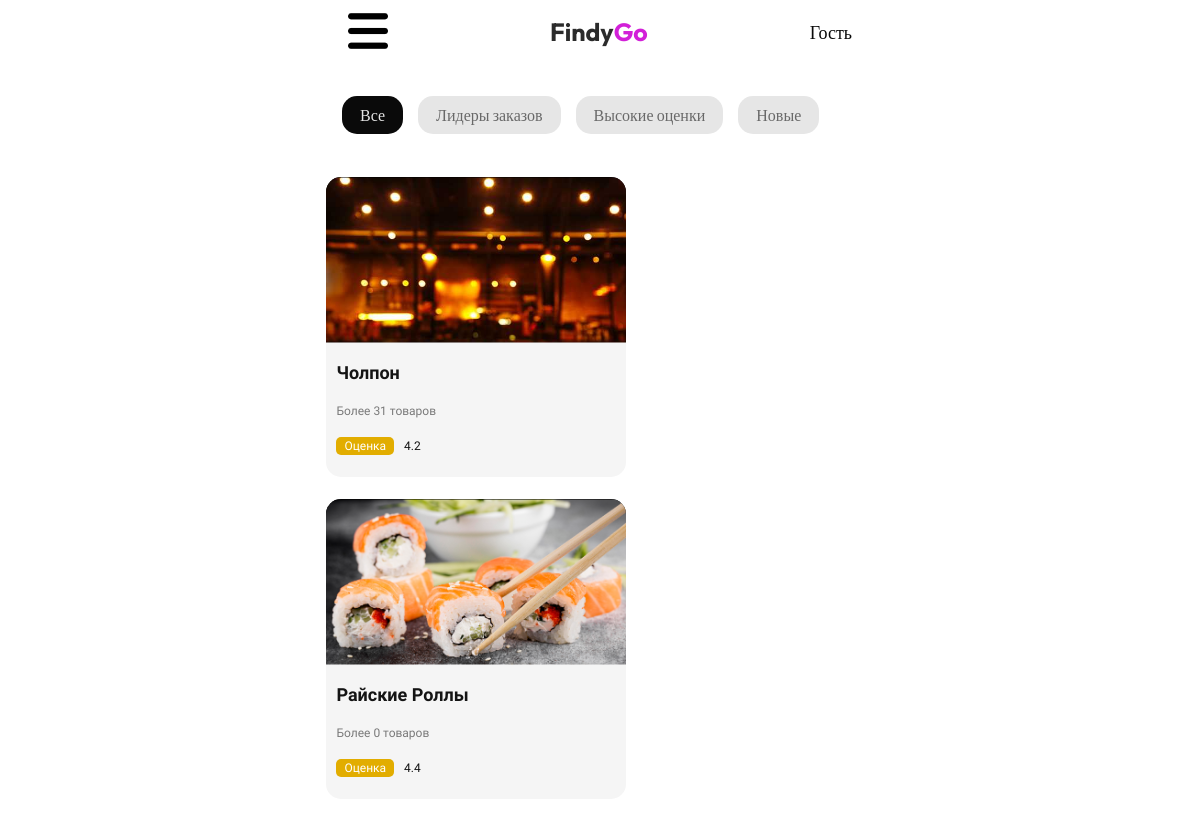
Page /category/Food/ (upper part) on the earlier database version.
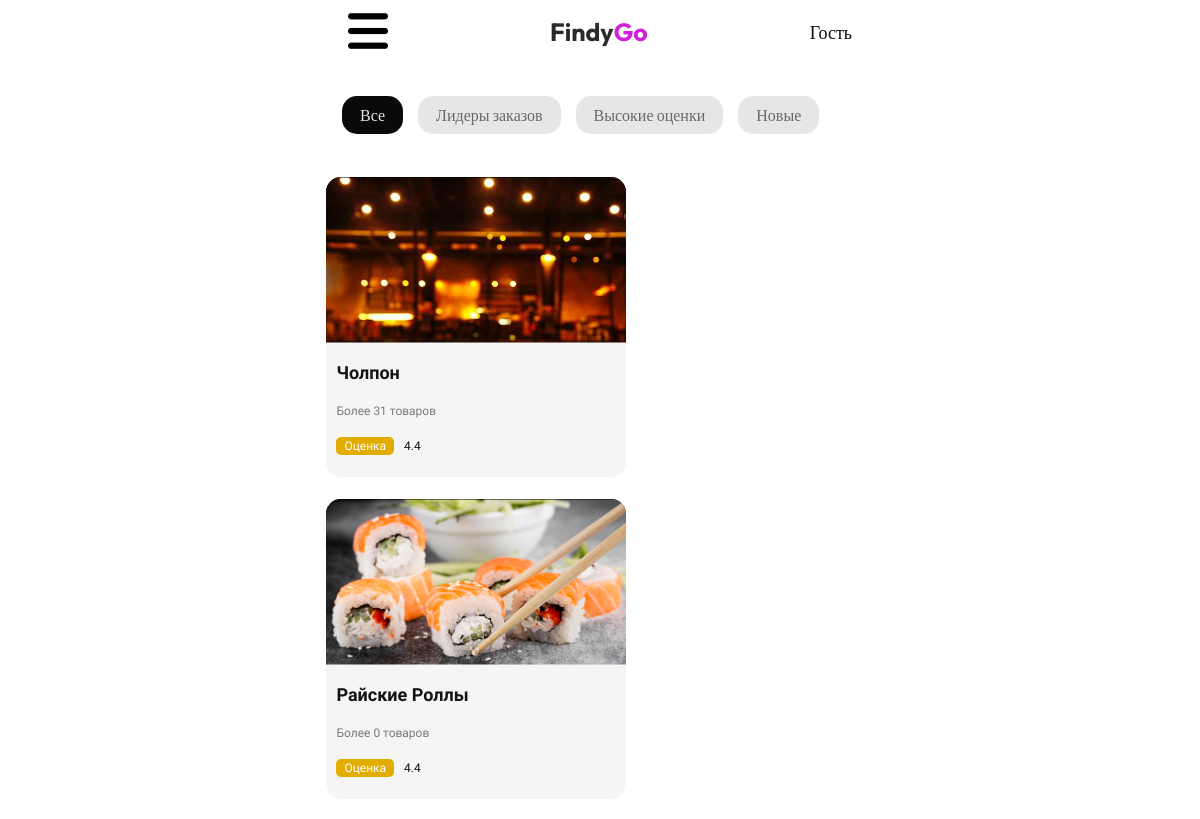
Same page on the later database version.
### account/models.py (models this page shows, shortened)
class CustomUser(AbstractUser):
    city = models.CharField(
        max_length=50,
        choices=CITY,
        default="Неизвестно"
    )
    USER_TYPES = [
        ('ordinary_user', 'Обычный пользователь'),
        ('food_user', 'Пользователь еда'),
        ('shop_user', 'Пользователь магазин'),
        ('taxi_user', 'Водитель такси'),
        ('courier_user', 'Водитель курьер'),
        ('taxi_company_user', 'Владелец таксопарк'),
    ]
    user_type = models.CharField(max_length=20, choices=USER_TYPES, default='ordinary_user')
    user_name = models.CharField(max_length=25, blank=True, null=True)
    user_description = models.CharField(max_length=500, default=description_txt, blank=True, null=True)
    user_phone_number = models.DecimalField(max_digits=9, decimal_places=0, blank=True, null=True)
    user_phone_number2 = models.DecimalField(max_digits=9, decimal_places=0, blank=True, null=True)
    user_mbank_qr = models.ImageField(upload_to=user_mbank_qr_path, blank=True, null=True)
    user_rsk_qr = models.ImageField(upload_to=user_rsk_qr_path, blank=True, null=True)
    user_mbank_link = models.CharField(max_length=500, blank=True, null=True)
    user_obank_link = models.CharField(max_length=500, blank=True, null=True)
    user_rsk_link = models.CharField(max_length=500, blank=True, null=True)
    user_abank_link = models.CharField(max_length=500, blank=True, null=True)
    user_raiting = models.DecimalField(max_digits=3, decimal_places=1, blank=True, null=True)
    balance = models.DecimalField(max_digits=15, decimal_places=2, blank=True, null=True)
    CATEGORY_OF_EDUCATION = [
        ('', ''),
        ('Food', 'Еда'),
        ('Vegetables', 'Овощи'),
        ('Shop', 'Магазин'),
    ]
    category_of_education = models.CharField(max_length=20, choices=CATEGORY_OF_EDUCATION, default='', blank=True, null=True)
    SUB_CATEGORY_OF_EDUCATION = [
        ('', ''),
        ('Grocery', 'Продуктовый'),
        ('Vegetables', 'Электроника'),
        ('Clothes', 'Одежды'),
        ('Office', 'Канцелярия'),
    ]
    sub_category_of_education = models.CharField(max_length=20, choices=SUB_CATEGORY_OF_EDUCATION, blank=True, null=True, default='')
    USER_STATUS = [
        ('', ''),
        ('Online', 'Онлайн'),
        ('Offline', 'Оффлайн'),
    ]
    user_status = models.CharField(max_length=20, choices=USER_STATUS, default='', blank=True, null=True)
    user_logo = models.ImageField(upload_to=user_logo_path, blank=True, null=True)
    user_logo_mini = models.ImageField(upload_to=user_logo_mini_path, blank=True, null=True)
    USER_BLOCKED = [
        ('', ''),
        ('Yes', 'Да'),
        ('No', 'Нет'),
    ]
    user_blocked = models.CharField(max_length=20, choices=USER_BLOCKED, default='No')
    groups = models.ManyToManyField(
        Group,
        verbose_name='groups',
        blank=True,
        related_name='custom_user_set',  # Пример названия, которое можно выбрать
        related_query_name='user',
    )
    user_permissions = models.ManyToManyField(
        Permission,
        verbose_name='user permissions',
        blank=True,
        related_name='custom_user_set',  # Пример названия, которое можно выбрать
        related_query_name='user',
    )

### shop_list/views.py (the view)
# urls.py: path('category/<str:category>/', user_list, name='user_list'),
def user_list(request, category):
    users = (
        CustomUser.objects
        .filter(category_of_education=category, user_status='Online', user_blocked='No')
        .annotate(menu_count=Count('food_menu'))  # связывается по related_name
    )
    return render(request, 'shop_list/shop_list.html', {
        'users': users,
        'category': category
    })

### templates/shop_list/shop_list.html (shortened to what this page needs)
{% extends 'basis/basis.html' %}
{% block linkcss %}
<link rel="stylesheet" href="/static/css/shop_list.css">{% endblock %}
{% block main %}
<div class="category-institution-slider">
    <div class="buttons">
        <button class="all active">
            Все
        </button>
        <button class="often-ordered">
            Лидеры заказов
        </button>
        <button class="high-marks">
            Высокие оценки
        </button>
        <button class="new">
            Новые
        </button>
    </div>
</div>
<div class="institution-container">
    <div class="institutions" id="cafeContainer">
        {% for user in users %}
        <a href="{% url 'account_menu' user.id %}" class="institution" data-city="{{ user.city }}">
            <div class="logo-container">
                <img data-src="{{ user.user_logo.url }}" src="/static/icons/10px.png" alt="">
            </div>
            <div class="description-container">
                <h2 class="name">{{ user.user_name }}</h2>
                <p class="menu">{{ user.menu_count }}</p>
                <div class="star-rating">
                    <p class="raiting-title">Оценка</p>
                    <p class="raiting-number" data-rating="{{ user.user_raiting|stringformat:" g" }}">
                        {{ user.user_raiting|stringformat:"g" }}
                    </p>
                </div>
            </div>
        </a>
        {% endfor %}
    </div>
</div>
{% endblock %}

Differences in the rows shown:
changed CustomUser "Чолпон": user_raiting "4.2" → "4.4"
